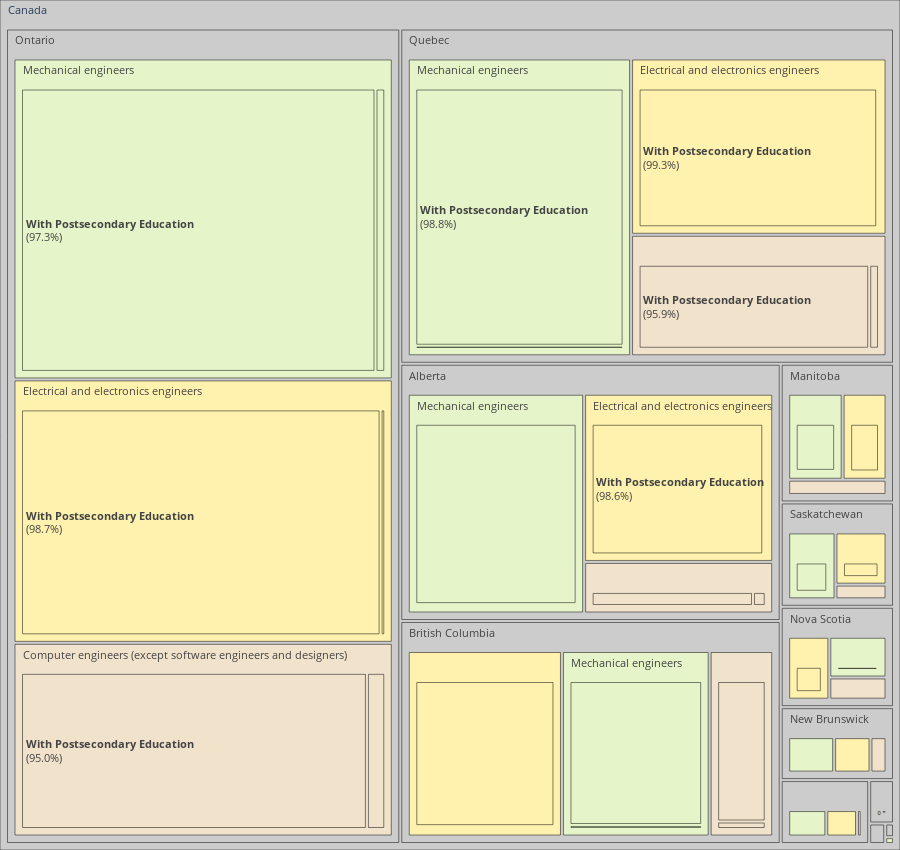

Source (notebook cell):
### Code cell
import plotly.express as px
import numpy as np

# Compute midpoint dynamically for balanced color scale
midpoint = np.median(eng_df["COUNT"])

# Create treemap with refined styling
fig = px.treemap(
    eng_df,
    path=[px.Constant("Canada"), "GEO", "OCCUPATION_C", "EDUCATION"],
    values="COUNT",
    color="OCCUPATION_C",
    color_discrete_sequence=px.colors.qualitative.Pastel2_r,
    color_continuous_midpoint=midpoint,
    height=850,
    template="plotly_white",
)

# Update layout for a high-end professional presentation
fig.update_layout(
    margin=dict(t=0, l=0, r=0, b=0),
    hoverlabel=dict(bgcolor="white", font_size=14, font_family="Helvetica"),
    uniformtext=dict(minsize=10,mode="hide"),
)


fig.update_traces(
    root_color="lightgrey",
    textinfo="label+value+percent parent",
    texttemplate="<b>%{label}</b><br>(%{percentParent:.1%})",
    textposition="middle left",
    marker=dict(line=dict(width=.5, color="black")), 
    hovertemplate="<b>%{label}</b><br>Count: %{value:,}<br>%{percentParent:.1%} of parent<extra></extra>",
    textfont_size=15, 
)

fig.show()

### Figure 1 — Plotly figure (JSON) as saved in the notebook; plotly's stock layout.template omitted (floating-point values rounded to 4 significant figures)
{"data": [{"branchvalues": "total", "customdata": [["(?)"], ["(?)"], ["(?)"], ["(?)"], ["(?)"], ["(?)"], ["(?)"], ["(?)"], ["(?)"], ["(?)"], ["(?)"], ["(?)"], ["(?)"], ["Computer engineers (except software engineers and designers)"], ["Computer engineers (except software engineers and designers)"], ["Computer engineers (except software engineers and designers)"], ["Computer engineers (except software engineers and designers)"], ["Computer engineers (except software engineers and designers)"], ["Computer engineers (except software engineers and designers)"], ["Computer engineers (except software engineers and designers)"], ["Computer engineers (except software engineers and designers)"], ["Computer engineers (except software engineers and designers)"], ["Computer engineers (except software engineers and designers)"], ["Computer engineers (except software engineers and designers)"], ["Computer engineers (except software engineers and designers)"], ["Computer engineers (except software engineers and designers)"], ["Computer engineers (except software engineers and designers)"], ["Computer engineers (except software engineers and designers)"], ["Computer engineers (except software engineers and designers)"], ["Computer engineers (except software engineers and designers)"], ["Computer engineers (except software engineers and designers)"], ["Computer engineers (except software engineers and designers)"], ["Computer engineers (except software engineers and designers)"], ["Computer engineers (except software engineers and designers)"], ["Computer engineers (except software engineers and designers)"], ["Computer engineers (except software engineers and designers)"], ["Computer engineers (except software engineers and designers)"], ["Computer engineers (except software engineers and designers)"], ["Computer engineers (except software engineers and designers)"], ["Computer engineers (except software engineers and designers)"], ["Computer engineers (except software engineers and designers)"], ["Electrical and electronics engineers"], ["Electrical and electronics engineers"], ["Electrical and electronics engineers"], ["Electrical and electronics engineers"], ["Electrical and electronics engineers"], ["Electrical and electronics engineers"], ["Electrical and electronics engineers"], ["Electrical and electronics engineers"], ["Electrical and electronics engineers"], ["Electrical and electronics engineers"], ["Electrical and electronics engineers"], ["Electrical and electronics engineers"], ["Electrical and electronics engineers"], ["Electrical and electronics engineers"], ["Electrical and electronics engineers"], ["Electrical and electronics engineers"], ["Electrical and electronics engineers"], ["Electrical and electronics engineers"], ["Electrical and electronics engineers"], ["Electrical and electronics engineers"], ["Electrical and electronics engineers"], ["Electrical and electronics engineers"], ["Electrical and electronics engineers"], ["Electrical and electronics engineers"], ["Electrical and electronics engineers"], ["Electrical and electronics engineers"], ["Electrical and electronics engineers"], ["Electrical and electronics engineers"], ["Electrical and electronics engineers"], ["Electrical and electronics engineers"], ["Mechanical engineers"], ["Mechanical engineers"], ["Mechanical engineers"], ["Mechanical engineers"], ["Mechanical engineers"], ["Mechanical engineers"], ["Mechanical engineers"], ["Mechanical engineers"], ["Mechanical engineers"], ["Mechanical engineers"], ["Mechanical engineers"], ["Mechanical engineers"], ["Mechanical engineers"], ["Mechanical engineers"], ["Mechanical engineers"], ["Mechanical engineers"], ["Mechanical engineers"], ["Mechanical engineers"], ["Mechanical engineers"], ["Mechanical engineers"], ["Mechanical engineers"], ["Mechanical engineers"], ["Mechanical engineers"], ["Mechanical engineers"], ["Mechanical engineers"], ["Mechanical engineers"], ["Mechanical engineers"], ["Mechanical engineers"], ["Mechanical engineers"], ["Mechanical engineers"], ["Mechanical engineers"], ["Mechanical engineers"], ["Mechanical engineers"], ["Mechanical engineers"], ["Mechanical engineers"]], "domain": {"x": [0, 1], "y": [0, 1]}, "hovertemplate": "<b>%{label}</b><br>Count: %{value:,}<br>%{percentParent:.1%} of parent<extra></extra>", "ids": ["Canada", "Canada/Newfoundland and Labrador", "Canada/Prince Edward Island", "Canada/Nova Scotia", "Canada/Quebec", "Canada/Ontario", "Canada/Manitoba", "Canada/Saskatchewan", "Canada/Alberta", "Canada/New Brunswick", "Canada/Northwest Territories", "Canada/Yukon", "Canada/British Columbia", "Canada/Quebec/Computer engineers (except software engineers and designers)", "Canada/Manitoba/Computer engineers (except software engineers and designers)/With Postsecondary Education", "Canada/Newfoundland and Labrador/Computer engineers (except software engineers and designers)/With Postsecondary Education", "Canada/Nova Scotia/Computer engineers (except software engineers and designers)", "Canada/Ontario/Computer engineers (except software engineers and designers)", "Canada/Saskatchewan/Computer engineers (except software engineers and designers)/Without Postsecondary Education", "Canada/Saskatchewan/Computer engineers (except software engineers and designers)/With Postsecondary Education", "Canada/Prince Edward Island/Computer engineers (except software engineers and designers)", "Canada/Newfoundland and Labrador/Computer engineers (except software engineers and designers)", "Canada/Alberta/Computer engineers (except software engineers and designers)/Without Postsecondary Education", "Canada/Alberta/Computer engineers (except software engineers and designers)", "Canada/Alberta/Computer engineers (except software engineers and designers)/With Postsecondary Education", "Canada/British Columbia/Computer engineers (except software engineers and designers)/Without Postsecondary Education", "Canada/Manitoba/Computer engineers (except software engineers and designers)", "Canada/Prince Edward Island/Computer engineers (except software engineers and designers)/With Postsecondary Education", "Canada/Manitoba/Computer engineers (except software engineers and designers)/Without Postsecondary Education", "Canada/British Columbia/Computer engineers (except software engineers and designers)/With Postsecondary Education", "Canada/Ontario/Computer engineers (except software engineers and designers)/With Postsecondary Education", "Canada/British Columbia/Computer engineers (except software engineers and designers)", "Canada/Ontario/Computer engineers (except software engineers and designers)/Without Postsecondary Education", "Canada/New Brunswick/Computer engineers (except software engineers and designers)", "Canada/Quebec/Computer engineers (except software engineers and designers)/With Postsecondary Education", "Canada/Nova Scotia/Computer engineers (except software engineers and designers)/With Postsecondary Education", "Canada/Quebec/Computer engineers (except software engineers and designers)/Without Postsecondary Education", "Canada/Saskatchewan/Computer engineers (except software engineers and designers)", "Canada/New Brunswick/Computer engineers (except software engineers and designers)/Without Postsecondary Education", "Canada/Nova Scotia/Computer engineers (except software engineers and designers)/Without Postsecondary Education", "Canada/New Brunswick/Computer engineers (except software engineers and designers)/With Postsecondary Education", "Canada/Yukon/Electrical and electronics engineers/With Postsecondary Education", "Canada/British Columbia/Electrical and electronics engineers", "Canada/Northwest Territories/Electrical and electronics engineers/With Postsecondary Education", "Canada/Nova Scotia/Electrical and electronics engineers", "Canada/Quebec/Electrical and electronics engineers", "Canada/Ontario/Electrical and electronics engineers", "Canada/Alberta/Electrical and electronics engineers", "Canada/New Brunswick/Electrical and electronics engineers", "Canada/Prince Edward Island/Electrical and electronics engineers", "Canada/Newfoundland and Labrador/Electrical and electronics engineers", "Canada/Saskatchewan/Electrical and electronics engineers", "Canada/Saskatchewan/Electrical and electronics engineers/With Postsecondary Education", "Canada/Manitoba/Electrical and electronics engineers/With Postsecondary Education", "Canada/Newfoundland and Labrador/Electrical and electronics engineers/With Postsecondary Education", "Canada/Prince Edward Island/Electrical and electronics engineers/With Postsecondary Education", "Canada/Nova Scotia/Electrical and electronics engineers/With Postsecondary Education", "Canada/New Brunswick/Electrical and electronics engineers/With Postsecondary Education", "Canada/Quebec/Electrical and electronics engineers/Without Postsecondary Education", "Canada/Quebec/Electrical and electronics engineers/With Postsecondary Education", "Canada/Ontario/Electrical and electronics engineers/Without Postsecondary Education", "Canada/Ontario/Electrical and electronics engineers/With Postsecondary Education", "Canada/Manitoba/Electrical and electronics engineers/Without Postsecondary Education", "Canada/British Columbia/Electrical and electronics engineers/With Postsecondary Education", "Canada/Manitoba/Electrical and electronics engineers", "Canada/Saskatchewan/Electrical and electronics engineers/Without Postsecondary Education", "Canada/Northwest Territories/Electrical and electronics engineers", "Canada/Alberta/Electrical and electronics engineers/Without Postsecondary Education", "Canada/Alberta/Electrical and electronics engineers/With Postsecondary Education", "Canada/Yukon/Electrical and electronics engineers", "Canada/British Columbia/Electrical and electronics engineers/Without Postsecondary Education", "Canada/Nunavut/Mechanical engineers", "Canada/Northwest Territories/Mechanical engineers", "Canada/British Columbia/Mechanical engineers", "Canada/Saskatchewan/Mechanical engineers", "Canada/Alberta/Mechanical engineers", "Canada/Yukon/Mechanical engineers", "Canada/Newfoundland and Labrador/Mechanical engineers/With Postsecondary Education", "Canada/Ontario/Mechanical engineers", "Canada/Prince Edward Island/Mechanical engineers/With Postsecondary Education", "Canada/Nova Scotia/Mechanical engineers/Without Postsecondary Education", "Canada/Nova Scotia/Mechanical engineers/With Postsecondary Education", "Canada/New Brunswick/Mechanical engineers/Without Postsecondary Education", "Canada/New Brunswick/Mechanical engineers/With Postsecondary Education", "Canada/Quebec/Mechanical engineers/Without Postsecondary Education", "Canada/Quebec/Mechanical engineers/With Postsecondary Education", "Canada/Ontario/Mechanical engineers/Without Postsecondary Education", "Canada/Ontario/Mechanical engineers/With Postsecondary Education", "Canada/Manitoba/Mechanical engineers/Without Postsecondary Education", "Canada/Manitoba/Mechanical engineers/With Postsecondary Education", "Canada/Saskatchewan/Mechanical engineers/Without Postsecondary Education", "Canada/Saskatchewan/Mechanical engineers/With Postsecondary Education", "Canada/Alberta/Mechanical engineers/Without Postsecondary Education", "Canada/Alberta/Mechanical engineers/With Postsecondary Education", "Canada/British Columbia/Mechanical engineers/Without Postsecondary Education", "Canada/British Columbia/Mechanical engineers/With Postsecondary Education", "Canada/Nunavut", "Canada/Northwest Territories/Mechanical engineers/With Postsecondary Education", "Canada/Nunavut/Mechanical engineers/With Postsecondary Education", "Canada/Newfoundland and Labrador/Mechanical engineers", "Canada/Prince Edward Island/Mechanical engineers", "Canada/Nova Scotia/Mechanical engineers", "Canada/New Brunswick/Mechanical engineers", "Canada/Quebec/Mechanical engineers", "Canada/Manitoba/Mechanical engineers", "Canada/Yukon/Mechanical engineers/With Postsecondary Education"], "labels": ["Canada", "Newfoundland and Labrador", "Prince Edward Island", "Nova Scotia", "Quebec", "Ontario", "Manitoba", "Saskatchewan", "Alberta", "New Brunswick", "Northwest Territories", "Yukon", "British Columbia", "Computer engineers (except software engineers and designers)", "With Postsecondary Education", "With Postsecondary Education", "Computer engineers (except software engineers and designers)", "Computer engineers (except software engineers and designers)", "Without Postsecondary Education", "With Postsecondary Education", "Computer engineers (except software engineers and designers)", "Computer engineers (except software engineers and designers)", "Without Postsecondary Education", "Computer engineers (except software engineers and designers)", "With Postsecondary Education", "Without Postsecondary Education", "Computer engineers (except software engineers and designers)", "With Postsecondary Education", "Without Postsecondary Education", "With Postsecondary Education", "With Postsecondary Education", "Computer engineers (except software engineers and designers)", "Without Postsecondary Education", "Computer engineers (except software engineers and designers)", "With Postsecondary Education", "With Postsecondary Education", "Without Postsecondary Education", "Computer engineers (except software engineers and designers)", "Without Postsecondary Education", "Without Postsecondary Education", "With Postsecondary Education", "With Postsecondary Education", "Electrical and electronics engineers", "With Postsecondary Education", "Electrical and electronics engineers", "Electrical and electronics engineers", "Electrical and electronics engineers", "Electrical and electronics engineers", "Electrical and electronics engineers", "Electrical and electronics engineers", "Electrical and electronics engineers", "Electrical and electronics engineers", "With Postsecondary Education", "With Postsecondary Education", "With Postsecondary Education", "With Postsecondary Education", "With Postsecondary Education", "With Postsecondary Education", "Without Postsecondary Education", "With Postsecondary Education", "Without Postsecondary Education", "With Postsecondary Education", "Without Postsecondary Education", "With Postsecondary Education", "Electrical and electronics engineers", "Without Postsecondary Education", "Electrical and electronics engineers", "Without Postsecondary Education", "With Postsecondary Education", "Electrical and electronics engineers", "Without Postsecondary Education", "Mechanical engineers", "Mechanical engineers", "Mechanical engineers", "Mechanical engineers", "Mechanical engineers", "Mechanical engineers", "With Postsecondary Education", "Mechanical engineers", "With Postsecondary Education", "Without Postsecondary Education", "With Postsecondary Education", "Without Postsecondary Education", "With Postsecondary Education", "Without Postsecondary Education", "With Postsecondary Education", "Without Postsecondary Education", "With Postsecondary Education", "Without Postsecondary Education", "With Postsecondary Education", "Without Postsecondary Education", "With Postsecondary Education", "Without Postsecondary Education", "With Postsecondary Education", "Without Postsecondary Education", "With Postsecondary Education", "Nunavut", "With Postsecondary Education", "With Postsecondary Education", "Mechanical engineers", "Mechanical engineers", "Mechanical engineers", "Mechanical engineers", "Mechanical engineers", "Mechanical engineers", "With Postsecondary Education"], "marker": {"colors": ["rgb(204,204,204)", "rgb(204,204,204)", "rgb(204,204,204)", "rgb(204,204,204)", "rgb(204,204,204)", "rgb(204,204,204)", "rgb(204,204,204)", "rgb(204,204,204)", "rgb(204,204,204)", "rgb(204,204,204)", "rgb(204,204,204)", "rgb(204,204,204)", "rgb(204,204,204)", "rgb(241,226,204)", "rgb(241,226,204)", "rgb(241,226,204)", "rgb(241,226,204)", "rgb(241,226,204)", "rgb(241,226,204)", "rgb(241,226,204)", "rgb(241,226,204)", "rgb(241,226,204)", "rgb(241,226,204)", "rgb(241,226,204)", "rgb(241,226,204)", "rgb(241,226,204)", "rgb(241,226,204)", "rgb(241,226,204)", "rgb(241,226,204)", "rgb(241,226,204)", "rgb(241,226,204)", "rgb(241,226,204)", "rgb(241,226,204)", "rgb(241,226,204)", "rgb(241,226,204)", "rgb(241,226,204)", "rgb(241,226,204)", "rgb(241,226,204)", "rgb(241,226,204)", "rgb(241,226,204)", "rgb(241,226,204)", "rgb(255,242,174)", "rgb(255,242,174)", "rgb(255,242,174)", "rgb(255,242,174)", "rgb(255,242,174)", "rgb(255,242,174)", "rgb(255,242,174)", "rgb(255,242,174)", "rgb(255,242,174)", "rgb(255,242,174)", "rgb(255,242,174)", "rgb(255,242,174)", "rgb(255,242,174)", "rgb(255,242,174)", "rgb(255,242,174)", "rgb(255,242,174)", "rgb(255,242,174)", "rgb(255,242,174)", "rgb(255,242,174)", "rgb(255,242,174)", "rgb(255,242,174)", "rgb(255,242,174)", "rgb(255,242,174)", "rgb(255,242,174)", "rgb(255,242,174)", "rgb(255,242,174)", "rgb(255,242,174)", "rgb(255,242,174)", "rgb(255,242,174)", "rgb(255,242,174)", "rgb(230,245,201)", "rgb(230,245,201)", "rgb(230,245,201)", "rgb(230,245,201)", "rgb(230,245,201)", "rgb(230,245,201)", "rgb(230,245,201)", "rgb(230,245,201)", "rgb(230,245,201)", "rgb(230,245,201)", "rgb(230,245,201)", "rgb(230,245,201)", "rgb(230,245,201)", "rgb(230,245,201)", "rgb(230,245,201)", "rgb(230,245,201)", "rgb(230,245,201)", "rgb(230,245,201)", "rgb(230,245,201)", "rgb(230,245,201)", "rgb(230,245,201)", "rgb(230,245,201)", "rgb(230,245,201)", "rgb(230,245,201)", "rgb(230,245,201)", "rgb(230,245,201)", "rgb(230,245,201)", "rgb(230,245,201)", "rgb(230,245,201)", "rgb(230,245,201)", "rgb(230,245,201)", "rgb(230,245,201)", "rgb(230,245,201)", "rgb(230,245,201)", "rgb(230,245,201)"], "line": {"color": "black", "width": 0.5}}, "name": "", "parents": ["", "Canada", "Canada", "Canada", "Canada", "Canada", "Canada", "Canada", "Canada", "Canada", "Canada", "Canada", "Canada", "Canada/Quebec", "Canada/Manitoba/Computer engineers (except software engineers and designers)", "Canada/Newfoundland and Labrador/Computer engineers (except software engineers and designers)", "Canada/Nova Scotia", "Canada/Ontario", "Canada/Saskatchewan/Computer engineers (except software engineers and designers)", "Canada/Saskatchewan/Computer engineers (except software engineers and designers)", "Canada/Prince Edward Island", "Canada/Newfoundland and Labrador", "Canada/Alberta/Computer engineers (except software engineers and designers)", "Canada/Alberta", "Canada/Alberta/Computer engineers (except software engineers and designers)", "Canada/British Columbia/Computer engineers (except software engineers and designers)", "Canada/Manitoba", "Canada/Prince Edward Island/Computer engineers (except software engineers and designers)", "Canada/Manitoba/Computer engineers (except software engineers and designers)", "Canada/British Columbia/Computer engineers (except software engineers and designers)", "Canada/Ontario/Computer engineers (except software engineers and designers)", "Canada/British Columbia", "Canada/Ontario/Computer engineers (except software engineers and designers)", "Canada/New Brunswick", "Canada/Quebec/Computer engineers (except software engineers and designers)", "Canada/Nova Scotia/Computer engineers (except software engineers and designers)", "Canada/Quebec/Computer engineers (except software engineers and designers)", "Canada/Saskatchewan", "Canada/New Brunswick/Computer engineers (except software engineers and designers)", "Canada/Nova Scotia/Computer engineers (except software engineers and designers)", "Canada/New Brunswick/Computer engineers (except software engineers and designers)", "Canada/Yukon/Electrical and electronics engineers", "Canada/British Columbia", "Canada/Northwest Territories/Electrical and electronics engineers", "Canada/Nova Scotia", "Canada/Quebec", "Canada/Ontario", "Canada/Alberta", "Canada/New Brunswick", "Canada/Prince Edward Island", "Canada/Newfoundland and Labrador", "Canada/Saskatchewan", "Canada/Saskatchewan/Electrical and electronics engineers", "Canada/Manitoba/Electrical and electronics engineers", "Canada/Newfoundland and Labrador/Electrical and electronics engineers", "Canada/Prince Edward Island/Electrical and electronics engineers", "Canada/Nova Scotia/Electrical and electronics engineers", "Canada/New Brunswick/Electrical and electronics engineers", "Canada/Quebec/Electrical and electronics engineers", "Canada/Quebec/Electrical and electronics engineers", "Canada/Ontario/Electrical and electronics engineers", "Canada/Ontario/Electrical and electronics engineers", "Canada/Manitoba/Electrical and electronics engineers", "Canada/British Columbia/Electrical and electronics engineers", "Canada/Manitoba", "Canada/Saskatchewan/Electrical and electronics engineers", "Canada/Northwest Territories", "Canada/Alberta/Electrical and electronics engineers", "Canada/Alberta/Electrical and electronics engineers", "Canada/Yukon", "Canada/British Columbia/Electrical and electronics engineers", "Canada/Nunavut", "Canada/Northwest Territories", "Canada/British Columbia", "Canada/Saskatchewan", "Canada/Alberta", "Canada/Yukon", "Canada/Newfoundland and Labrador/Mechanical engineers", "Canada/Ontario", "Canada/Prince Edward Island/Mechanical engineers", "Canada/Nova Scotia/Mechanical engineers", "Canada/Nova Scotia/Mechanical engineers", "Canada/New Brunswick/Mechanical engineers", "Canada/New Brunswick/Mechanical engineers", "Canada/Quebec/Mechanical engineers", "Canada/Quebec/Mechanical engineers", "Canada/Ontario/Mechanical engineers", "Canada/Ontario/Mechanical engineers", "Canada/Manitoba/Mechanical engineers", "Canada/Manitoba/Mechanical engineers", "Canada/Saskatchewan/Mechanical engineers", "Canada/Saskatchewan/Mechanical engineers", "Canada/Alberta/Mechanical engineers", "Canada/Alberta/Mechanical engineers", "Canada/British Columbia/Mechanical engineers", "Canada/British Columbia/Mechanical engineers", "Canada", "Canada/Northwest Territories/Mechanical engineers", "Canada/Nunavut/Mechanical engineers", "Canada/Newfoundland and Labrador", "Canada/Prince Edward Island", "Canada/Nova Scotia", "Canada/New Brunswick", "Canada/Quebec", "Canada/Manitoba", "Canada/Yukon/Mechanical engineers"], "root": {"color": "lightgrey"}, "textfont": {"size": 15}, "textinfo": "label+value+percent parent", "textposition": "middle left", "texttemplate": "<b>%{label}</b><br>(%{percentParent:.1%})", "type": "treemap", "values": [121000.0, 945.0, 180.0, 1900.0, 27660.0, 53720.0, 2625.0, 1975.0, 16350.0, 1380.0, 55.0, 20.0, 14180.0, 6020.0, 375.0, 60.0, 390.0, 13380.0, 10.0, 215.0, 35.0, 60.0, 145.0, 1985.0, 1840.0, 125.0, 395.0, 35.0, 20.0, 2340.0, 12700.0, 2465.0, 675.0, 225.0, 5775.0, 370.0, 245.0, 225.0, 15.0, 20.0, 210.0, 10.0, 5980.0, 15.0, 795.0, 8735.0, 18190.0, 6475.0, 510.0, 55.0, 395.0, 800.0, 790.0, 980.0, 395.0, 55.0, 795.0, 510.0, 65.0, 8670.0, 235.0, 17960.0, 15.0, 5865.0, 995.0, 10.0, 15.0, 90.0, 6385.0, 10.0, 115.0, 10.0, 40.0, 5730.0, 950.0, 7890.0, 10.0, 490.0, 22160.0, 90.0, 20.0, 695.0, 20.0, 625.0, 150.0, 12750.0, 595.0, 21560.0, 35.0, 1200.0, 20.0, 930.0, 80.0, 7810.0, 155.0, 5575.0, 10.0, 40.0, 10.0, 490.0, 90.0, 715.0, 645.0, 12900.0, 1235.0, 10.0]}], "layout": {"height": 850, "hoverlabel": {"bgcolor": "white", "font": {"family": "Helvetica", "size": 14}}, "legend": {"tracegroupgap": 0}, "margin": {"b": 0, "l": 0, "r": 0, "t": 0}, "treemapcolorway": ["rgb(204,204,204)", "rgb(241,226,204)", "rgb(255,242,174)", "rgb(230,245,201)", "rgb(244,202,228)", "rgb(203,213,232)", "rgb(253,205,172)", "rgb(179,226,205)"], "uniformtext": {"minsize": 10, "mode": "hide"}}}
